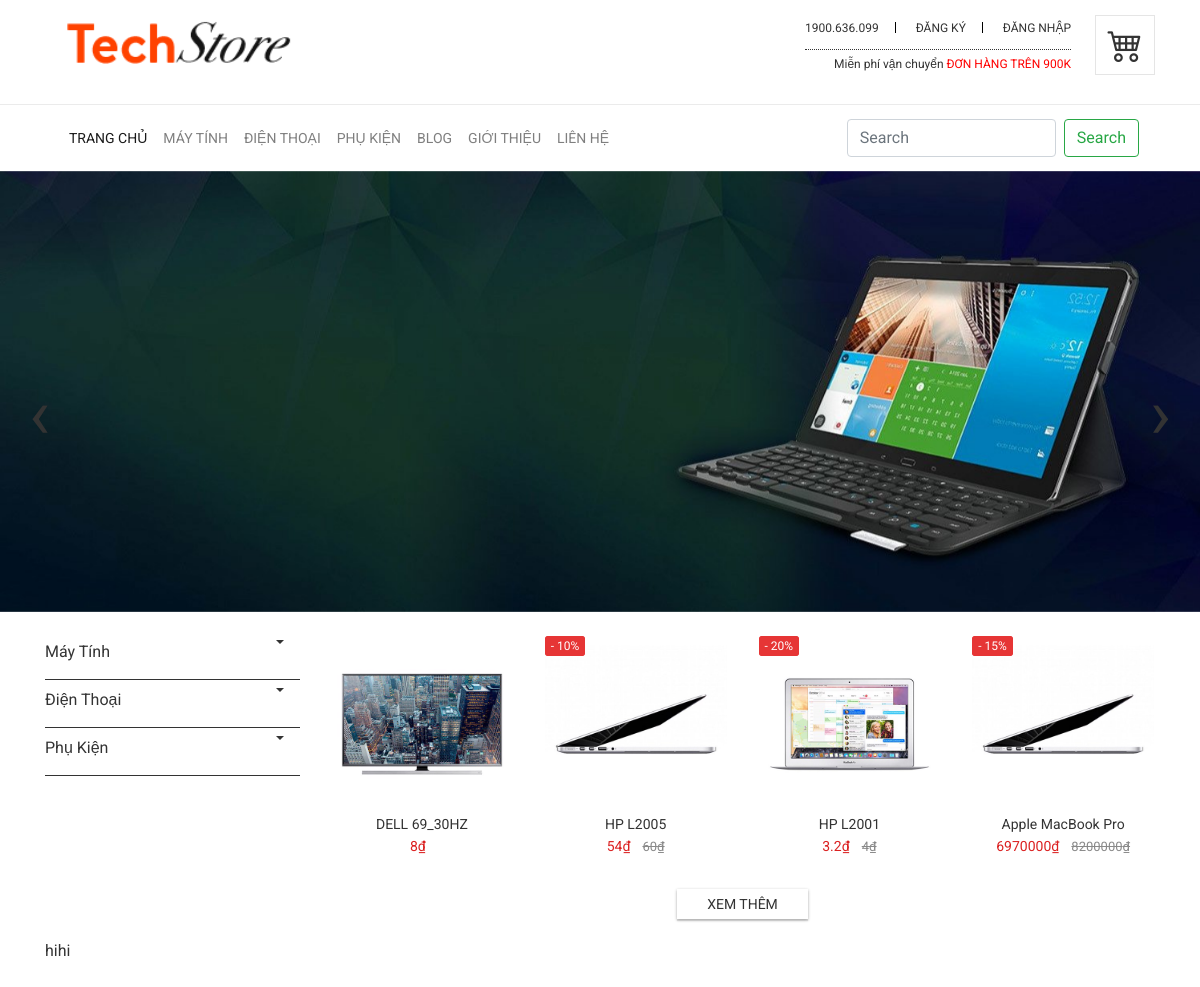
Screenshot of /?view=catalog&c=3 with the database file from the repository.
### tables this page shows
CREATE TABLE `category` (
  `id` int(10) NOT NULL,
  `parent_id` int(10) NOT NULL,
  `childen` int(5) NOT NULL,
  `name` varchar(50) NOT NULL,
  `order_tb` int(11) NOT NULL,
  `visible` int(10) NOT NULL
);

CREATE TABLE `product` (
  `id` int(10) NOT NULL,
  `id_category` int(10) NOT NULL,
  `name` text NOT NULL,
  `img` varchar(50) NOT NULL,
  `introduce` varchar(255) NOT NULL,
  `sale` float NOT NULL,
  `price_new` float NOT NULL,
  `view` int(10) NOT NULL,
  `date` date NOT NULL
);

### Control/Control_user.php (called while the page is built, shortened)
<?php
	class Control_user
	{
		private $base;
		function __construct()
		{
			$this->base= new Config_lb();
		}
		public function Show()
		{
			$menu=$this->base->data_header();
			$data=$this->base();
			include_once 'View/public/index.php';
		}
		public function Catalog()
		{
			if ($_GET['view']=="catalog") {
				$this->base=new Model_product();
				$data=$this->base->getcatalog($_GET['c']);
				return $data;
			}
		}
		public function base()
		{
			$this->base=new Model_product();
			$data=$this->base->Select_tb();
			return $data;
		}
	}
 ?>

### index.php (called while the page is built, shortened)
<?php
	$con=new Controller();
	$con->Run();
 ?>

### Model/Connect.php (called while the page is built, shortened)
<?php
class Connect
{
	private $conn=null;
	public function connect()
	{
		$this->conn=new mysqli(host,user,pass,db) or die("Lỗi");
		mysqli_set_charset($this->conn,'utf8');
	}
	public function Select($str)
	{
		$result=$this->conn->query($str);
		if ($result->num_rows==0) {
			$data=0;
		}else{
			while ($row=$result->fetch_assoc()) {
				$data[]=$row;
			}
		}
		return $data;
	}
}
?>

### lb/config_lb.php (called while the page is built, shortened)
<?php
include_once 'Model/Model_catalog.php';
class Config_lb
{
	public function data_header()
	{
		$this->base=new Model_catalog();
		$data_header = $this->base->Select_tb();
		$menu = array();
		$menu1  = array();
		foreach ($data_header as $key => $value) {
			if ($value['parent_id'] ==0) {
				array_push($menu,$value);
			}
			else array_push($menu1,$value);
		}
		$data=array('menu' => $menu,
		'menu1'=>$menu1 );
		return $data;
	}
}
 ?>

### Model/Model_catalog.php (called while the page is built, shortened)
<?php
include_once 'Model/Connect.php';
class Model_catalog extends Connect implements interface_catalog
{
	private $con;
	function __construct()
	{
		$this->con=new Connect();
	}
	public function Select_tb($s=null)
	{
		$str="SELECT * FROM  category  ORDER BY order_tb ASC";
		$data=$this->con->Select($str);
		return $data;
	}
}
 ?>

### Model/Model_product.php (called while the page is built, shortened)
<?php
include_once 'Model/Connect.php';
class Model_product extends Connect implements interface_product
{
	private $con;
	function __construct()
	{
		$this->con=new Connect();
	}
	public function Select_tb()
	{
		$str="SELECT * FROM  product  ORDER BY view ASC";
		$data=$this->con->Select($str);
		return $data;
	}
}
 ?>

### View/public/in/catalog.php (the view, shortened to what this page needs)
<div class="container">
	<div class="row">
		<div class="col-sm-3">
			<?php include_once Url_public.'in/catalog_sub.php'; ?>
		</div>
		<div class="col-sm-9">
			<div class="container-fluid catalog">
				<div class="row">
					<?php if (isset($data) && $data!=0) {
					 foreach ($data as $key => $value) {
						?>
						<div class="col-md-3">
							<div class="item__product">
								<div class="product__img">
									<?php if ($value['sale'] > 0 ) {
										?><div class="product-sale">
											<span><label class="sale-lb">- </label> <?php echo $value['sale']; ?>%</span>
										</div>
										<?php
									} ?>
									<a href="?view=product&p=<?php echo $value['id'] ?>">
										<img src="<?php echo Url_public ?>img/<?php echo $value['img'] ?>" alt="">
									</a>
								</div>
								<div class="product__detail text-center">
									<div class="product__name">
										<a href="?view=product&p=<?php echo $value['id'] ?>"><?php echo $value['name']; ?></a>
									</div>
									<div class="product__price">
										<?php if ($value['sale'] > 0) {
											?>
											<p class="pro__price"><?php echo $value['price_new']-(($value['price_new']*$value['sale'])/100); ?>₫</p>
											<p class="pro__price__del">
												<del><?php echo $value['price_new']; ?>₫</del>
											</p>
											<?php
										}else{
											?>
											<p class="pro__price"><?php echo $value['price_new'] ?>₫</p>
											<?php
										}
										?>
									</div>
								</div>
							</div>
						</div>
					<?php }
					}else{
						?><h3 style="widows: 100%; text-align: center;">Không Có Sản Phẩm</h3><?php
					} ?>
				</div>
				<div class="d-flex justify-content-center more">
					<a href="">Xem Thêm</a>
				</div>
			</div>
		</div>

### View/public/in/header.php (shortened to what this page needs)
<div class="header">
	<div class="header__top">
		<div class="container">
			<div class="row">
				<div class="col-sm-4">
					<a href=""><img src="<?php echo Url_public ?>img/logo.png" alt=""></a>
				</div>
				<div class="col-sm-8">
					<div class="login_sign d-flex justify-content-end">
						<div class="phone_login_sale">
							<div class="phone_login">
								<ul class="main-menu">
									<li><a href="">1900.636.099</a></li>
									<li><a href="">ĐĂNG KÝ</a></li>
									<?php if (isset($_SESSION['login'])) {
										?>
										<li><a href="<?php echo url_admin; ?>&out=0">ĐĂNG XUẤT</a></li>
										<?php
									}else {
										?>
										<li><a href="?action=login">ĐĂNG NHẬP</a></li>
										<?php
									} ?>
								</ul>
							</div>
							<div class="main-sale">
								<p>Miễn phí vận chuyển<span class="red"> ĐƠN HÀNG TRÊN 900K</span> </p>
							</div>
						</div>
						<div class="shop__cart_main ">
							<a href="">
								<i class="bi bi-cart4"></i>
							</a>
						</div>
					</div>
				</div>
			</div>
		</div>
	</div>
	<div class="header__menu">
		<div class="container">
			<nav class="navbar navbar-expand-lg navbar-light ">
				<div class="collapse navbar-collapse" id="navbarSupportedContent">
					<ul class="navbar-nav mr-auto">
						<li class="nav-item active">
							<a class="nav-link" href="index.php">TRANG CHỦ<span class="sr-only">(current)</span></a>
						</li>
						<?php if (isset($menu)) {
							foreach ($menu['menu'] as $key => $hd) {
								if ($hd['visible']==1) {
									?>
									<li class="nav-item">
										<a class="nav-link"><?php echo $hd['name']; ?></a>
								</li>
								<?php
							}
						}
					} ?>
					<li class="nav-item">
						<a class="nav-link" href="#">BLOG</a>
					</li>
					<li class="nav-item">
						<a class="nav-link" href="#">GIỚI THIỆU</a>
					</li>
					<li class="nav-item">
						<a class="nav-link" href="#">LIÊN HỆ</a>
					</li>
				</ul>
				<form class="form-inline ">
					<input class="form-control mr-sm-2" type="search" placeholder="Search" aria-label="Search">
					<button class="btn btn-outline-success my-2 my-sm-0" type="submit">Search</button>
				</form>
			</div>
		</nav>
	</div>
</div>
</div>
<div id="slider">
	<div class="owl-carousel owl-theme owl-loaded owl-drag">
		<div class="item">
			<img src="<?php echo Url_public ?>img/baner2.jpg" alt="">
		</div>
	</div>
</div>

### View/public/in/catalog_sub.php (shortened to what this page needs)
<ul class="main-menu__catalog">
	<?php foreach ($menu['menu'] as $key => $value) {
		?>
		<li class="nav-item dropdown">
			<a class="nav-link dropdown-toggle" href="http://example.com" id="navbarDropdownMenuLink" data-toggle="dropdown" aria-haspopup="true" aria-expanded="false">
				<?php echo $value['name']; ?>
			</a>
		</li>
		<?php
	} ?>
</ul>

### View/public/css/style.css (style rules this page uses)
* { margin: 0; padding: 0; }
body { font-family: 'Roboto', sans-serif; color: #333333; }
ul li { list-style: none; }
a { color: #333333; }
.header__top { padding: 15px 0; border-bottom: .8px solid #ebebeb; }
.main-menu__catalog, .product_main { padding-top: 20px; }
.catalog { padding: 20px 0; }
img { width: 100%; }
.shop__cart_main i { font-size: 35px; }
.nav-link { padding-left: 0; }
.dropdown-toggle::after { float: right; }
.main-menu__catalog >li { padding-bottom: 7px; border-bottom: 1px solid #333333; }
ul { margin-bottom: 0; }
.main-menu li { display: inline-block; }
.phone_login { border-bottom: 1px dotted #333333; padding-bottom: 10px; }
.navbar li a { display: block; }
.login_sign a,.main-sale p { font-size: 12px; }
.main-sale { padding-top: .31em; text-align: right; }
.shop__cart_main { margin-left: 1.5em }
.phone_login li { line-height: 10px; padding: 0 1em; border-right: 1px solid black; }
.red { color: red }
.phone_login li:last-child { padding-right: 0;border-right: none; }
.phone_login li:first-child { padding-left: 0; }
.navbar .navbar-nav>li>a { color: #4d4d4d; line-height: 20px; position: relative; display: block; padding-top: 15px; padding-bottom: 15px; text-transform: uppercase; white-space: nowrap; font-size: 14px; }
.item__product { overflow: hidden; width: 100%; position: relative; margin-bottom: 30px; border-color: transparent; border-style: solid; border-width: 1px; }
.item__product img { width: 100%; }
.product-sale { position: absolute; z-index: 1; }
.product-sale span { padding: 2px 5px; border-radius: 3px; color: #ffffff; font-size: 12px; line-height: 16px; text-align: center; background: #e63535; border-width: thin; border-style: solid; border-color: #e63535; left: 0; top: 0; }
.product__name a { overflow: hidden; text-overflow: ellipsis; display: -webkit-box; -webkit-line-clamp: 2; -webkit-box-orient: vertical; margin: 0 0 0.5rem 0; color: #333333; font-size: 14px!important; line-height: 19px !important; margin: 0 !important; font-weight: 400; }
.pro__price { padding-right: 8px; color: #db2121; }
.pro__price__del, .pro__price { font-size: 14px; line-height: 19px; display: inline-block; margin: 0; }
.pro__price__del { color: #898989; font-size: 13px; }
.product__img { display: block; position: relative; }
.shop__view a,.shop__cart_main a { font-size: 20px; border: 0px solid transparent !important; -webkit-box-shadow: 0 0 0 1px rgb(0 0 0 / 10%) inset; box-shadow: 0 0 0 1px rgb(0 0 0 / 10%) inset; background-color: #ffffff; border-radius: 0 !important; -webkit-border-radius: 0 !important; -moz-border-radius: 0 !important; -ms-border-radius: 0 !important; -o-border-radius: 0 !important; position: relative; border: none; width: 32px; height: auto; text-align: center; line-height: 32px; -webkit-transition: all 0.3s ease-in-out 0s; -o-transition: all 0.3s ease-in-out 0s; transition: all 0.3s ease-in-out 0s; padding: 5px; display: inline-block; vertical-align: top; color: #333333; }
.more a { padding: 0 30px; height: 30px; line-height: 30px; color: #333333; font-size: 14px; font-weight: 400; text-transform: uppercase; box-shadow: 0 2px 1px rgb(0 0 0 / 10%), 0 1px 3px rgb(0 0 0 / 30%); }
.shop__cart_main a { display: flex; align-items: center; justify-content: center; width: 60px; height: 60px; }

### rows the page displays
category: name "MÁY TÍNH", name "Máy Tính"
category: name "ĐIỆN THOẠI", name "Điện Thoại"
category: name "PHỤ KIỆN", name "Phụ Kiện"
product: img (picture), name "DELL 69_30HZ", price_new "8"
product: sale "10", img (picture), name "HP L2005", $value['price_new']-(($value['price_new']*$value['sale'])/100) "54", price_new "60"
product: sale "20", img (picture), name "HP L2001", $value['price_new']-(($value['price_new']*$value['sale'])/100) "3.2", price_new "4"
product: sale "15", img (picture), name "Apple MacBook Pro", $value['price_new']-(($value['price_new']*$value['sale'])/100) "6970000", price_new "8200000"
